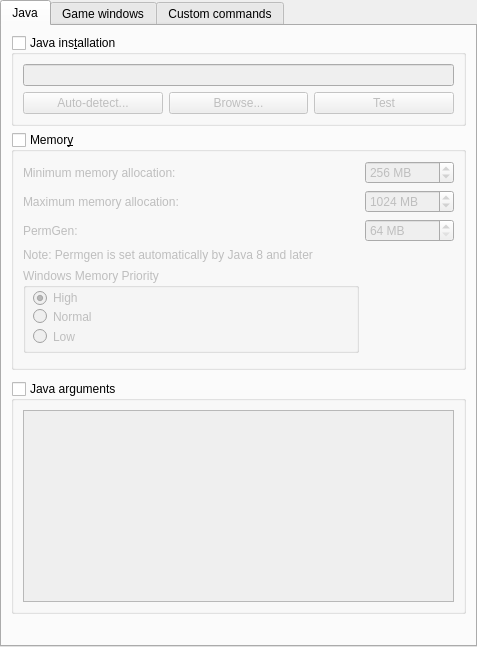
<?xml version="1.0" encoding="UTF-8"?>
<ui version="4.0">
 <class>InstanceSettingsPage</class>
 <widget class="QWidget" name="InstanceSettingsPage">
  <property name="geometry">
   <rect>
    <x>0</x>
    <y>0</y>
    <width>477</width>
    <height>647</height>
   </rect>
  </property>
  <property name="sizePolicy">
   <sizepolicy hsizetype="Preferred" vsizetype="Minimum">
    <horstretch>0</horstretch>
    <verstretch>0</verstretch>
   </sizepolicy>
  </property>
  <layout class="QVBoxLayout" name="verticalLayout">
   <property name="leftMargin">
    <number>0</number>
   </property>
   <property name="topMargin">
    <number>0</number>
   </property>
   <property name="rightMargin">
    <number>0</number>
   </property>
   <property name="bottomMargin">
    <number>0</number>
   </property>
   <item>
    <widget class="QTabWidget" name="settingsTabs">
     <property name="tabShape">
      <enum>QTabWidget::Rounded</enum>
     </property>
     <property name="currentIndex">
      <number>0</number>
     </property>
     <widget class="QWidget" name="minecraftTab">
      <attribute name="title">
       <string notr="true">Java</string>
      </attribute>
      <layout class="QVBoxLayout" name="verticalLayout_5">
       <item>
        <widget class="QGroupBox" name="javaSettingsGroupBox">
         <property name="enabled">
          <bool>true</bool>
         </property>
         <property name="sizePolicy">
          <sizepolicy hsizetype="Preferred" vsizetype="Preferred">
           <horstretch>0</horstretch>
           <verstretch>0</verstretch>
          </sizepolicy>
         </property>
         <property name="title">
          <string>Java ins&amp;tallation</string>
         </property>
         <property name="checkable">
          <bool>true</bool>
         </property>
         <property name="checked">
          <bool>false</bool>
         </property>
         <layout class="QGridLayout" name="gridLayout">
          <item row="0" column="0" colspan="3">
           <widget class="QLineEdit" name="javaPathTextBox"/>
          </item>
          <item row="1" column="0">
           <widget class="QPushButton" name="javaDetectBtn">
            <property name="text">
             <string>Auto-detect...</string>
            </property>
           </widget>
          </item>
          <item row="1" column="1">
           <widget class="QPushButton" name="javaBrowseBtn">
            <property name="text">
             <string>Browse...</string>
            </property>
           </widget>
          </item>
          <item row="1" column="2">
           <widget class="QPushButton" name="javaTestBtn">
            <property name="text">
             <string>Test</string>
            </property>
           </widget>
          </item>
         </layout>
        </widget>
       </item>
       <item>
        <widget class="QGroupBox" name="memoryGroupBox">
         <property name="enabled">
          <bool>true</bool>
         </property>
         <property name="sizePolicy">
          <sizepolicy hsizetype="Preferred" vsizetype="Expanding">
           <horstretch>0</horstretch>
           <verstretch>0</verstretch>
          </sizepolicy>
         </property>
         <property name="title">
          <string>Memor&amp;y</string>
         </property>
         <property name="checkable">
          <bool>true</bool>
         </property>
         <property name="checked">
          <bool>false</bool>
         </property>
         <layout class="QGridLayout" name="gridLayout_2">
          <item row="9" column="0" rowspan="2">
           <widget class="QGroupBox" name="memoryPriorityGroupBox">
            <property name="enabled">
             <bool>false</bool>
            </property>
            <property name="sizePolicy">
             <sizepolicy hsizetype="Expanding" vsizetype="Preferred">
              <horstretch>0</horstretch>
              <verstretch>0</verstretch>
             </sizepolicy>
            </property>
            <property name="minimumSize">
             <size>
              <width>0</width>
              <height>85</height>
             </size>
            </property>
            <property name="maximumSize">
             <size>
              <width>16777215</width>
              <height>16777215</height>
             </size>
            </property>
            <property name="baseSize">
             <size>
              <width>0</width>
              <height>0</height>
             </size>
            </property>
            <property name="title">
             <string>Windows Memory Priority</string>
            </property>
            <widget class="QRadioButton" name="radioButtonLowMemory">
             <property name="geometry">
              <rect>
               <x>10</x>
               <y>60</y>
               <width>453</width>
               <height>17</height>
              </rect>
             </property>
             <property name="sizePolicy">
              <sizepolicy hsizetype="Expanding" vsizetype="Expanding">
               <horstretch>0</horstretch>
               <verstretch>0</verstretch>
              </sizepolicy>
             </property>
             <property name="text">
              <string>Low</string>
             </property>
             <attribute name="buttonGroup">
              <string notr="true">buttonGroup</string>
             </attribute>
            </widget>
            <widget class="QRadioButton" name="radioButtonNormalMemory">
             <property name="geometry">
              <rect>
               <x>10</x>
               <y>40</y>
               <width>453</width>
               <height>17</height>
              </rect>
             </property>
             <property name="sizePolicy">
              <sizepolicy hsizetype="Preferred" vsizetype="Expanding">
               <horstretch>0</horstretch>
               <verstretch>0</verstretch>
              </sizepolicy>
             </property>
             <property name="text">
              <string>Normal</string>
             </property>
             <attribute name="buttonGroup">
              <string notr="true">buttonGroup</string>
             </attribute>
            </widget>
            <widget class="QRadioButton" name="radioButtonHighMemory">
             <property name="enabled">
              <bool>false</bool>
             </property>
             <property name="geometry">
              <rect>
               <x>10</x>
               <y>20</y>
               <width>453</width>
               <height>20</height>
              </rect>
             </property>
             <property name="sizePolicy">
              <sizepolicy hsizetype="Preferred" vsizetype="Expanding">
               <horstretch>0</horstretch>
               <verstretch>0</verstretch>
              </sizepolicy>
             </property>
             <property name="text">
              <string>High</string>
             </property>
             <property name="checked">
              <bool>true</bool>
             </property>
             <attribute name="buttonGroup">
              <string notr="true">buttonGroup</string>
             </attribute>
            </widget>
           </widget>
          </item>
          <item row="4" column="0">
           <widget class="QLabel" name="labelPermgenNote">
            <property name="enabled">
             <bool>false</bool>
            </property>
            <property name="sizePolicy">
             <sizepolicy hsizetype="Preferred" vsizetype="Preferred">
              <horstretch>0</horstretch>
              <verstretch>0</verstretch>
             </sizepolicy>
            </property>
            <property name="maximumSize">
             <size>
              <width>16777215</width>
              <height>22</height>
             </size>
            </property>
            <property name="text">
             <string>Note: Permgen is set automatically by Java 8 and later</string>
            </property>
           </widget>
          </item>
          <item row="0" column="1">
           <widget class="QSpinBox" name="minMemSpinBox">
            <property name="sizePolicy">
             <sizepolicy hsizetype="Minimum" vsizetype="Fixed">
              <horstretch>0</horstretch>
              <verstretch>0</verstretch>
             </sizepolicy>
            </property>
            <property name="toolTip">
             <string>The amount of memory Minecraft is started with.</string>
            </property>
            <property name="suffix">
             <string notr="true"> MB</string>
            </property>
            <property name="minimum">
             <number>128</number>
            </property>
            <property name="maximum">
             <number>65536</number>
            </property>
            <property name="singleStep">
             <number>128</number>
            </property>
            <property name="value">
             <number>256</number>
            </property>
           </widget>
          </item>
          <item row="1" column="0">
           <widget class="QLabel" name="labelMaxMem">
            <property name="text">
             <string>Maximum memory allocation:</string>
            </property>
           </widget>
          </item>
          <item row="1" column="1">
           <widget class="QSpinBox" name="maxMemSpinBox">
            <property name="toolTip">
             <string>The maximum amount of memory Minecraft is allowed to use.</string>
            </property>
            <property name="suffix">
             <string notr="true"> MB</string>
            </property>
            <property name="minimum">
             <number>128</number>
            </property>
            <property name="maximum">
             <number>65536</number>
            </property>
            <property name="singleStep">
             <number>128</number>
            </property>
            <property name="value">
             <number>1024</number>
            </property>
           </widget>
          </item>
          <item row="0" column="0">
           <widget class="QLabel" name="labelMinMem">
            <property name="sizePolicy">
             <sizepolicy hsizetype="Preferred" vsizetype="Preferred">
              <horstretch>0</horstretch>
              <verstretch>0</verstretch>
             </sizepolicy>
            </property>
            <property name="text">
             <string>Minimum memory allocation:</string>
            </property>
           </widget>
          </item>
          <item row="2" column="1">
           <widget class="QSpinBox" name="permGenSpinBox">
            <property name="toolTip">
             <string>The amount of memory available to store loaded Java classes.</string>
            </property>
            <property name="suffix">
             <string notr="true"> MB</string>
            </property>
            <property name="minimum">
             <number>64</number>
            </property>
            <property name="maximum">
             <number>999999999</number>
            </property>
            <property name="singleStep">
             <number>8</number>
            </property>
            <property name="value">
             <number>64</number>
            </property>
           </widget>
          </item>
          <item row="2" column="0">
           <widget class="QLabel" name="labelPermGen">
            <property name="text">
             <string notr="true">PermGen:</string>
            </property>
           </widget>
          </item>
          <item row="11" column="0">
           <spacer name="verticalSpacer_2">
            <property name="orientation">
             <enum>Qt::Vertical</enum>
            </property>
            <property name="sizeHint" stdset="0">
             <size>
              <width>20</width>
              <height>5</height>
             </size>
            </property>
           </spacer>
          </item>
         </layout>
        </widget>
       </item>
       <item>
        <spacer name="verticalSpacer">
         <property name="orientation">
          <enum>Qt::Vertical</enum>
         </property>
         <property name="sizeType">
          <enum>QSizePolicy::Minimum</enum>
         </property>
         <property name="sizeHint" stdset="0">
          <size>
           <width>20</width>
           <height>5</height>
          </size>
         </property>
        </spacer>
       </item>
       <item>
        <widget class="QGroupBox" name="javaArgumentsGroupBox">
         <property name="enabled">
          <bool>true</bool>
         </property>
         <property name="sizePolicy">
          <sizepolicy hsizetype="Preferred" vsizetype="Expanding">
           <horstretch>0</horstretch>
           <verstretch>0</verstretch>
          </sizepolicy>
         </property>
         <property name="title">
          <string>Java arguments</string>
         </property>
         <property name="checkable">
          <bool>true</bool>
         </property>
         <property name="checked">
          <bool>false</bool>
         </property>
         <layout class="QGridLayout" name="gridLayout_5">
          <item row="1" column="0" colspan="2">
           <widget class="QPlainTextEdit" name="jvmArgsTextBox">
            <property name="sizePolicy">
             <sizepolicy hsizetype="Expanding" vsizetype="Fixed">
              <horstretch>0</horstretch>
              <verstretch>0</verstretch>
             </sizepolicy>
            </property>
           </widget>
          </item>
         </layout>
        </widget>
       </item>
       <item>
        <spacer name="verticalSpacer_3">
         <property name="orientation">
          <enum>Qt::Vertical</enum>
         </property>
         <property name="sizeHint" stdset="0">
          <size>
           <width>20</width>
           <height>5</height>
          </size>
         </property>
        </spacer>
       </item>
      </layout>
     </widget>
     <widget class="QWidget" name="javaTab">
      <attribute name="title">
       <string>Game windows</string>
      </attribute>
      <layout class="QVBoxLayout" name="verticalLayout_3">
       <item>
        <widget class="QGroupBox" name="windowSizeGroupBox">
         <property name="enabled">
          <bool>true</bool>
         </property>
         <property name="title">
          <string>Game Window</string>
         </property>
         <property name="checkable">
          <bool>true</bool>
         </property>
         <property name="checked">
          <bool>false</bool>
         </property>
         <layout class="QVBoxLayout" name="verticalLayout_4">
          <item>
           <widget class="QCheckBox" name="maximizedCheckBox">
            <property name="text">
             <string>Start Minecraft maximized?</string>
            </property>
           </widget>
          </item>
          <item>
           <layout class="QGridLayout" name="gridLayoutWindowSize">
            <item row="1" column="0">
             <widget class="QLabel" name="labelWindowHeight">
              <property name="text">
               <string>Window height:</string>
              </property>
             </widget>
            </item>
            <item row="0" column="0">
             <widget class="QLabel" name="labelWindowWidth">
              <property name="text">
               <string>Window width:</string>
              </property>
             </widget>
            </item>
            <item row="0" column="1">
             <widget class="QSpinBox" name="windowWidthSpinBox">
              <property name="minimum">
               <number>1</number>
              </property>
              <property name="maximum">
               <number>65536</number>
              </property>
              <property name="singleStep">
               <number>1</number>
              </property>
              <property name="value">
               <number>854</number>
              </property>
             </widget>
            </item>
            <item row="1" column="1">
             <widget class="QSpinBox" name="windowHeightSpinBox">
              <property name="minimum">
               <number>1</number>
              </property>
              <property name="maximum">
               <number>65536</number>
              </property>
              <property name="value">
               <number>480</number>
              </property>
             </widget>
            </item>
           </layout>
          </item>
         </layout>
        </widget>
       </item>
       <item>
        <widget class="QGroupBox" name="consoleSettingsBox">
         <property name="enabled">
          <bool>true</bool>
         </property>
         <property name="title">
          <string>Conso&amp;le Settings</string>
         </property>
         <property name="checkable">
          <bool>true</bool>
         </property>
         <property name="checked">
          <bool>false</bool>
         </property>
         <layout class="QVBoxLayout" name="verticalLayout_2">
          <item>
           <widget class="QCheckBox" name="showConsoleCheck">
            <property name="text">
             <string>Show console while the game is running?</string>
            </property>
           </widget>
          </item>
          <item>
           <widget class="QCheckBox" name="autoCloseConsoleCheck">
            <property name="text">
             <string>Automatically close console when the game quits?</string>
            </property>
           </widget>
          </item>
          <item>
           <widget class="QCheckBox" name="showConsoleErrorCheck">
            <property name="text">
             <string>Show console when the game crashes?</string>
            </property>
           </widget>
          </item>
         </layout>
        </widget>
       </item>
       <item>
        <spacer name="verticalSpacerMinecraft_2">
         <property name="orientation">
          <enum>Qt::Vertical</enum>
         </property>
         <property name="sizeHint" stdset="0">
          <size>
           <width>88</width>
           <height>125</height>
          </size>
         </property>
        </spacer>
       </item>
      </layout>
     </widget>
     <widget class="QWidget" name="tab">
      <attribute name="title">
       <string>Custom commands</string>
      </attribute>
      <layout class="QVBoxLayout" name="verticalLayout_6">
       <item>
        <widget class="QGroupBox" name="customCommandsGroupBox">
         <property name="enabled">
          <bool>true</bool>
         </property>
         <property name="title">
          <string>Cus&amp;tom Commands</string>
         </property>
         <property name="checkable">
          <bool>true</bool>
         </property>
         <property name="checked">
          <bool>false</bool>
         </property>
         <layout class="QGridLayout" name="gridLayout_4">
          <item row="2" column="0">
           <widget class="QLabel" name="labelPostExitCmd">
            <property name="text">
             <string>Post-exit command:</string>
            </property>
           </widget>
          </item>
          <item row="0" column="1">
           <widget class="QLineEdit" name="preLaunchCmdTextBox"/>
          </item>
          <item row="0" column="0">
           <widget class="QLabel" name="labelPreLaunchCmd">
            <property name="text">
             <string>Pre-launch command:</string>
            </property>
           </widget>
          </item>
          <item row="2" column="1">
           <widget class="QLineEdit" name="postExitCmdTextBox"/>
          </item>
          <item row="1" column="0">
           <widget class="QLabel" name="labelWrapperCmd">
            <property name="text">
             <string>Wrapper command:</string>
            </property>
           </widget>
          </item>
          <item row="1" column="1">
           <widget class="QLineEdit" name="wrapperCmdTextBox"/>
          </item>
         </layout>
        </widget>
       </item>
       <item>
        <widget class="QLabel" name="labelCustomCmdsDescription">
         <property name="text">
          <string>&lt;html&gt;&lt;head/&gt;&lt;body&gt;&lt;p&gt;Pre-launch command runs before the instance launches and post-exit command runs after it exits.&lt;/p&gt;&lt;p&gt;Both will be run in MultiMC's working folder with extra environment variables:&lt;/p&gt;&lt;ul style=&quot;margin-top: 0px; margin-bottom: 0px; margin-left: 0px; margin-right: 0px; -qt-list-indent: 1;&quot;&gt;&lt;li style=&quot; margin-top:12px; margin-bottom:0px; margin-left:0px; margin-right:0px; -qt-block-indent:0; text-indent:0px;&quot;&gt;INST_NAME - Name of the instance&lt;/li&gt;&lt;li style=&quot; margin-top:0px; margin-bottom:0px; margin-left:0px; margin-right:0px; -qt-block-indent:0; text-indent:0px;&quot;&gt;INST_ID - ID of the instance&lt;/li&gt;&lt;li style=&quot; margin-top:0px; margin-bottom:0px; margin-left:0px; margin-right:0px; -qt-block-indent:0; text-indent:0px;&quot;&gt;INST_DIR - absolute path of the instance&lt;/li&gt;&lt;li style=&quot; margin-top:0px; margin-bottom:0px; margin-left:0px; margin-right:0px; -qt-block-indent:0; text-indent:0px;&quot;&gt;INST_MC_DIR - absolute path of minecraft&lt;/li&gt;&lt;li style=&quot; margin-top:0px; margin-bottom:0px; margin-left:0px; margin-right:0px; -qt-block-indent:0; text-indent:0px;&quot;&gt;INST_JAVA - java binary used for launch&lt;/li&gt;&lt;li style=&quot; margin-top:0px; margin-bottom:12px; margin-left:0px; margin-right:0px; -qt-block-indent:0; text-indent:0px;&quot;&gt;INST_JAVA_ARGS - command-line parameters used for launch&lt;/li&gt;&lt;/ul&gt;&lt;/body&gt;&lt;/html&gt;</string>
         </property>
         <property name="alignment">
          <set>Qt::AlignLeading|Qt::AlignLeft|Qt::AlignTop</set>
         </property>
         <property name="wordWrap">
          <bool>true</bool>
         </property>
         <property name="textInteractionFlags">
          <set>Qt::LinksAccessibleByMouse|Qt::TextSelectableByMouse</set>
         </property>
        </widget>
       </item>
       <item>
        <spacer name="verticalSpacerMinecraft_3">
         <property name="orientation">
          <enum>Qt::Vertical</enum>
         </property>
         <property name="sizeHint" stdset="0">
          <size>
           <width>88</width>
           <height>186</height>
          </size>
         </property>
        </spacer>
       </item>
      </layout>
     </widget>
    </widget>
   </item>
  </layout>
 </widget>
 <tabstops>
  <tabstop>settingsTabs</tabstop>
  <tabstop>javaSettingsGroupBox</tabstop>
  <tabstop>javaPathTextBox</tabstop>
  <tabstop>javaDetectBtn</tabstop>
  <tabstop>javaBrowseBtn</tabstop>
  <tabstop>javaTestBtn</tabstop>
  <tabstop>memoryGroupBox</tabstop>
  <tabstop>minMemSpinBox</tabstop>
  <tabstop>maxMemSpinBox</tabstop>
  <tabstop>permGenSpinBox</tabstop>
  <tabstop>jvmArgsTextBox</tabstop>
  <tabstop>windowSizeGroupBox</tabstop>
  <tabstop>maximizedCheckBox</tabstop>
  <tabstop>windowWidthSpinBox</tabstop>
  <tabstop>windowHeightSpinBox</tabstop>
  <tabstop>consoleSettingsBox</tabstop>
  <tabstop>showConsoleCheck</tabstop>
  <tabstop>autoCloseConsoleCheck</tabstop>
  <tabstop>showConsoleErrorCheck</tabstop>
  <tabstop>customCommandsGroupBox</tabstop>
  <tabstop>preLaunchCmdTextBox</tabstop>
  <tabstop>wrapperCmdTextBox</tabstop>
  <tabstop>postExitCmdTextBox</tabstop>
 </tabstops>
 <resources/>
 <connections/>
 <buttongroups>
  <buttongroup name="buttonGroup"/>
 </buttongroups>
</ui>
